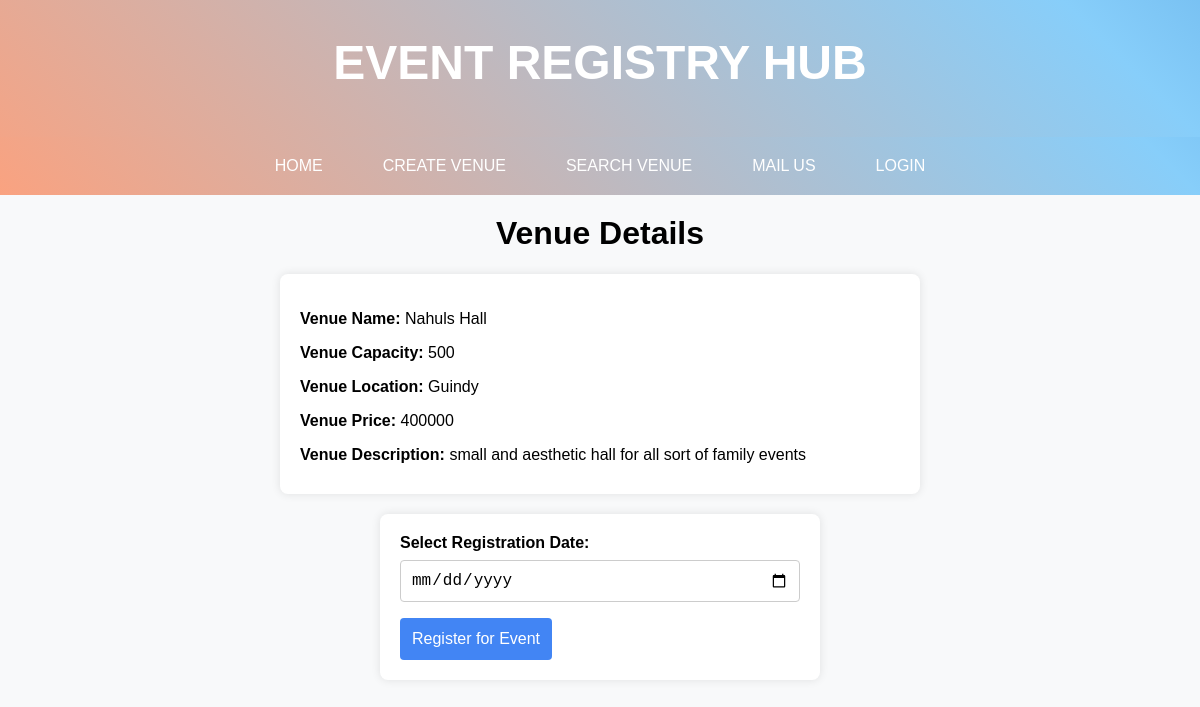
Screenshot of /venue.php?venue_id=3 with the database file from the repository.
### tables this page shows
CREATE TABLE `venues` (
  `venue_id` int(11) NOT NULL,
  `venue_name` varchar(255) NOT NULL,
  `venue_capacity` int(11) NOT NULL,
  `venue_location` varchar(255) NOT NULL,
  `venue_price` float NOT NULL,
  `venue_description` text DEFAULT NULL,
  `user_id` int(11) DEFAULT NULL
);

### venue.php (the view, shortened to what this page needs)
<?php
include_once('includes/dbconnection.php');
if (isset($_GET['venue_id'])) {
    $venueId = $_GET['venue_id'];
    $query = "SELECT * FROM venues WHERE venue_id = $venueId";
    $result = $conn->query($query);
    if ($result->num_rows > 0) {
        $venueDetails = $result->fetch_assoc();
    } else {
        header("Location: search.php");
        exit();
    }
} else {
    header("Location: search.php");
    exit();
}
?>
<!DOCTYPE html>
<html lang="en">
<head>
</head>
<body>
    <?php
    include_once('includes/header.php');
    echo "<h1>Venue Details</h1>";
    if (!empty($venueDetails)) {
        echo '<div class="venue-details">';
        echo '<p><strong>Venue Name:</strong> ' . $venueDetails['venue_name'] . '</p>';
        echo '<p><strong>Venue Capacity:</strong> ' . $venueDetails['venue_capacity'] . '</p>';
        echo '<p><strong>Venue Location:</strong> ' . $venueDetails['venue_location'] . '</p>';
        echo '<p><strong>Venue Price:</strong> ' . $venueDetails['venue_price'] . '</p>';
        echo '<p><strong>Venue Description:</strong> ' . $venueDetails['venue_description'] . '</p>';
        echo '</div>';
        echo '<form method="post">';
        echo '<label for="registration_date">Select Registration Date:</label>';
        echo '<input type="date" id="registration_date" name="registration_date" required>';
        echo '<button type="submit">Register for Event</button>';
        echo '</form>';
    } else {
        echo '<p>Venue details not found.</p>';
    }
    ?>
</body>
</html>

### venue.php (style rules this page uses)
body { font-family: 'Arial', sans-serif; margin: 0; padding: 0; background-color: #e6f7ff; }
h1 { text-align: center; margin-top: 20px; }
.venue-details { max-width: 600px; margin: 20px auto; padding: 20px; background-color: #fff; box-shadow: 0 0 10px rgba(0, 0, 0, 0.1); border-radius: 8px; }
.venue-details p { margin-bottom: 10px; }
form { max-width: 400px; margin: 20px auto; padding: 20px; background-color: #fff; box-shadow: 0 0 10px rgba(0, 0, 0, 0.1); border-radius: 8px; }
label { display: block; margin-bottom: 8px; font-weight: bold; }
input[type="date"] { width: 100%; padding: 10px; margin-bottom: 16px; border: 1px solid #ccc; border-radius: 4px; font-size: 16px; }
button { padding: 12px; background-color: #4285f4; color: #fff; border: none; border-radius: 4px; cursor: pointer; font-size: 16px; }

### includes/header.php (style rules this page uses)
body { font-family: 'Arial', sans-serif; margin: 0; padding: 0; background-color: #f8f9fa; }

### rows the page displays
venues: venue_name "Nahuls Hall", venue_capacity "500", venue_location "Guindy", venue_price "400000", venue_description "small and aesthetic hall for all sort of family events"
